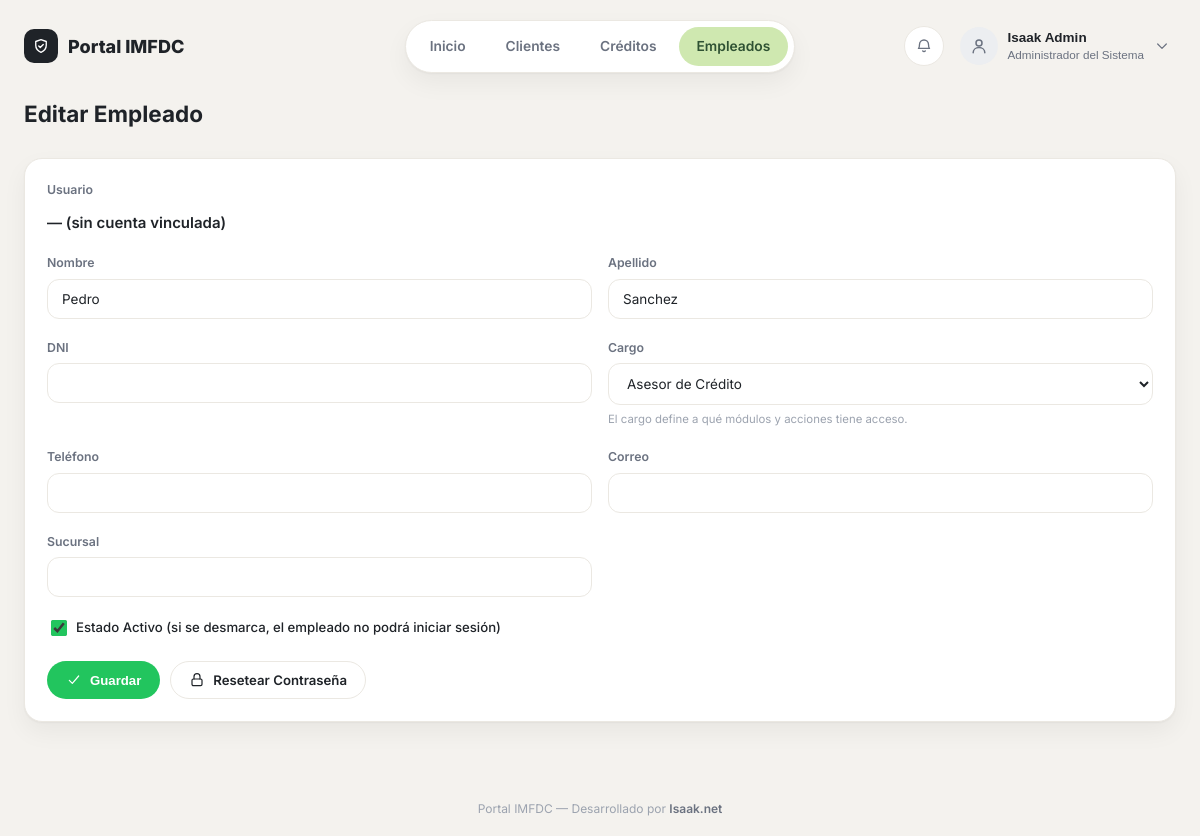
The page /empleados/1/editar/ (signed in) on the database its author committed.
### empleados/models.py (models this page shows, shortened)
class Empleado(models.Model):
    CARGO_ASESOR = 'ASESOR'
    CARGO_ANALISTA = 'ANALISTA'
    CARGO_GERENTE = 'GERENTE'
    CARGO_CAJERO = 'CAJERO'
    CARGO_ADMIN = 'ADMIN'
    CARGO_CHOICES = [
        (CARGO_ASESOR, 'Asesor de Crédito'),
        (CARGO_ANALISTA, 'Analista de Crédito'),
        (CARGO_GERENTE, 'Gerente / Comité de Crédito'),
        (CARGO_CAJERO, 'Cajero'),
        (CARGO_ADMIN, 'Administrador del Sistema'),
    ]
    CARGO_PERMISOS = {
        CARGO_ASESOR: {'crear_cliente', 'crear_credito'},
        CARGO_ANALISTA: {'crear_cliente', 'crear_credito', 'evaluar'},
        CARGO_GERENTE: {'evaluar', 'aprobar', 'rechazar'},
        CARGO_CAJERO: {'desembolsar', 'cobrar'},
        CARGO_ADMIN: {
            'crear_cliente', 'crear_credito', 'evaluar', 'aprobar',
            'rechazar', 'desembolsar', 'cobrar',
        },
    }
    user = models.OneToOneField(
        settings.AUTH_USER_MODEL,
        on_delete=models.SET_NULL,
        null=True,
        blank=True,
        related_name='empleado',
    )
    nombre = models.CharField(max_length=100)
    apellido = models.CharField(max_length=100)
    dni = models.CharField('DNI', max_length=20, unique=True, null=True, blank=True)
    cargo = models.CharField(max_length=20, choices=CARGO_CHOICES, default=CARGO_ASESOR)
    telefono = models.CharField(max_length=20, blank=True)
    correo = models.EmailField(blank=True)
    sucursal = models.CharField(max_length=100, blank=True)
    activo = models.BooleanField('Estado Activo', default=True)
    salario = models.DecimalField(max_digits=10, decimal_places=2, null=True, blank=True)
    created_at = models.DateTimeField(auto_now_add=True)
    update_at = models.DateTimeField(auto_now=True)
    class Meta:
        verbose_name = 'Empleado'
        verbose_name_plural = 'Empleados'

### empleados/views.py (the view)
# urls.py: path('empleados/<int:pk>/editar/', empleados_views.empleado_editar, name='empleado_editar'),
@requiere_admin
def empleado_editar(request, pk):
    empleado = get_object_or_404(Empleado, pk=pk)
    if request.method == 'POST':
        form = EmpleadoEditForm(request.POST, instance=empleado)
        if form.is_valid():
            form.save()
            messages.success(request, f'Empleado {empleado} actualizado correctamente.')
            return redirect('lista')
    else:
        form = EmpleadoEditForm(instance=empleado)
    return render(request, 'empleados/empleado_form.html', {'form': form, 'empleado': empleado, 'modo': 'editar'})

### empleados/forms.py
class EmpleadoEditForm(forms.ModelForm):
    class Meta:
        model = Empleado
        fields = ['nombre', 'apellido', 'dni', 'cargo', 'telefono', 'correo', 'sucursal', 'activo']

### empleados/permisos.py (called while the page is built)
def requiere_admin(vista):
    @wraps(vista)
    @login_required
    def wrapper(request, *args, **kwargs):
        empleado = getattr(request.user, 'empleado', None)
        if empleado is None or empleado.cargo != Empleado.CARGO_ADMIN:
            raise PermissionDenied('Solo el Administrador del Sistema puede gestionar empleados.')
        return vista(request, *args, **kwargs)
    return wrapper

### empleados/templates/empleados/empleado_form.html (shortened to what this page needs)
{% extends 'base.html' %}
{% block content %}
<div class="page-header">
    <h1>{% if modo == 'editar' %}Editar Empleado{% else %}Nueva Cuenta de Empleado{% endif %}</h1>
</div>
<div class="card">
    <form method="POST">
        <div class="grid-2">
            {% if modo == 'crear' %}
                <div class="field">
                    <label for="{{ form.username.id_for_label }}">Usuario</label>
                    {{ form.username }}
                    {% if form.username.errors %}<span class="field-error">{{ form.username.errors|join:', ' }}</span>{% endif %}
                </div>
                <div></div>
                <div class="field">
                    <label for="{{ form.password1.id_for_label }}">Contraseña</label>
                    {{ form.password1 }}
                    {% if form.password1.errors %}<span class="field-error">{{ form.password1.errors|join:', ' }}</span>{% endif %}
                </div>
                <div class="field">
                    <label for="{{ form.password2.id_for_label }}">Confirmar contraseña</label>
                    {{ form.password2 }}
                    {% if form.password2.errors %}<span class="field-error">{{ form.password2.errors|join:', ' }}</span>{% endif %}
                </div>
            {% else %}
                <div class="field span-2">
                    <label>Usuario</label>
                    <p style="margin: 6px 0 0; font-weight: 600;">{{ empleado.user.username|default:'— (sin cuenta vinculada)' }}</p>
                </div>
            {% endif %}
            <div class="field">
                <label for="{{ form.nombre.id_for_label }}">Nombre</label>
                {{ form.nombre }}
            </div>
            <div class="field">
                <label for="{{ form.apellido.id_for_label }}">Apellido</label>
                {{ form.apellido }}
            </div>
            <div class="field">
                <label for="{{ form.dni.id_for_label }}">DNI</label>
                {{ form.dni }}
            </div>
            <div class="field">
                <label for="{{ form.cargo.id_for_label }}">Cargo</label>
                <select name="{{ form.cargo.html_name }}" id="{{ form.cargo.id_for_label }}">
                    {% for value, label in form.fields.cargo.choices %}
                        <option value="{{ value }}" {% if form.cargo.value == value %}selected{% endif %}>{{ label }}</option>
                    {% endfor %}
                </select>
                <span class="hint">El cargo define a qué módulos y acciones tiene acceso.</span>
            </div>
            <div class="field">
                <label for="{{ form.telefono.id_for_label }}">Teléfono</label>
                {{ form.telefono }}
            </div>
            <div class="field">
                <label for="{{ form.correo.id_for_label }}">Correo</label>
                {{ form.correo }}
            </div>
            <div class="field">
                <label for="{{ form.sucursal.id_for_label }}">Sucursal</label>
                {{ form.sucursal }}
            </div>
            <div class="field span-2 checkbox-row">
                <label>
                    {{ form.activo }}
                    <span>Estado Activo (si se desmarca, el empleado no podrá iniciar sesión)</span>
                </label>
            </div>
        </div>
        <div style="display:flex; gap:10px; margin-top: 18px; flex-wrap: wrap;">
            <button type="submit" class="btn btn-accent">
                {% include 'partials/_icon.html' with name='check' size=16 %}Guardar
            </button>
            {% if modo == 'editar' %}
                <a href="{% url 'empleado_resetear_password' empleado.pk %}" class="btn btn-outline">
                    {% include 'partials/_icon.html' with name='lock' size=16 %}Resetear Contraseña
                </a>
            {% endif %}
        </div>
    </form>
</div>
{% endblock %}

### templates/base.html (shortened to what this page needs)
{% load static %}
<!DOCTYPE html>
<html lang="es">
<head>
    <link rel="stylesheet" href="{% static 'css/dashboard.css' %}">
</head>
<body>
{% if user.is_authenticated %}
<header class="topbar">
    <div class="brand">
        <span class="icon-badge">{% include 'partials/_icon.html' with name='shield' size=18 %}</span>
        Portal IMFDC
    </div>
    <nav class="nav-pill">
        <a href="{% url 'home' %}" class="{% if request.path == '/' %}active{% endif %}">Inicio</a>
        <a href="{% url 'financiera:clientes_lista' %}" class="{% if '/financiera/clientes' in request.path %}active{% endif %}">Clientes</a>
        <a href="{% url 'financiera:prestamos_lista' %}" class="{% if '/financiera/prestamos' in request.path %}active{% endif %}">Créditos</a>
        <a href="{% url 'lista' %}" class="{% if '/empleados/' in request.path %}active{% endif %}">Empleados</a>
    </nav>
    <div class="topbar-right">
        <span class="icon-btn" title="Notificaciones">{% include 'partials/_icon.html' with name='bell' size=18 %}</span>
        <div class="user-menu">
            <button type="button" class="user-trigger" id="user-trigger">
                <span class="user-avatar">{% include 'partials/_icon.html' with name='user' size=20 %}</span>
                <span class="user-info">
                    <span class="name">{% if request.user.empleado %}{{ request.user.empleado.nombre }} {{ request.user.empleado.apellido }}{% else %}{{ request.user.username }}{% endif %}</span>
                    <span class="role">{% if request.user.empleado %}{{ request.user.empleado.get_cargo_display }}{% else %}Administrador{% endif %}</span>
                </span>
                <span class="user-chevron">{% include 'partials/_icon.html' with name='chevron-down' size=16 %}</span>
            </button>
        </div>
    </div>
</header>
{% endif %}
<main class="page-shell">
    {% block content %}{% endblock %}
</main>
<footer class="site-footer">
    Portal IMFDC &mdash; Desarrollado por <a href="https://isaak.net" target="_blank">Isaak.net</a>
</footer>
</body>
</html>

### rows shown on the page
Empleado: user.username "— (sin cuenta vinculada)", nombre "Pedro", apellido "Sanchez", cargo "Asesor de Crédito", activo "☑"

### other values the page prints
{{ request.user.empleado.nombre }} "Isaak"
{{ request.user.empleado.apellido }} "Admin"
{{ request.user.empleado.get_cargo_display }} "Administrador del Sistema"
